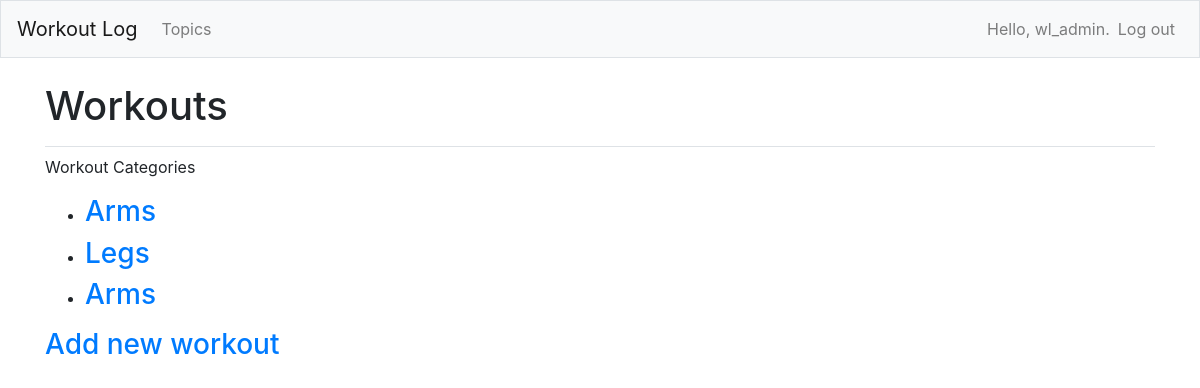
/workouts/ (signed in), run on an earlier commit of the app's database.
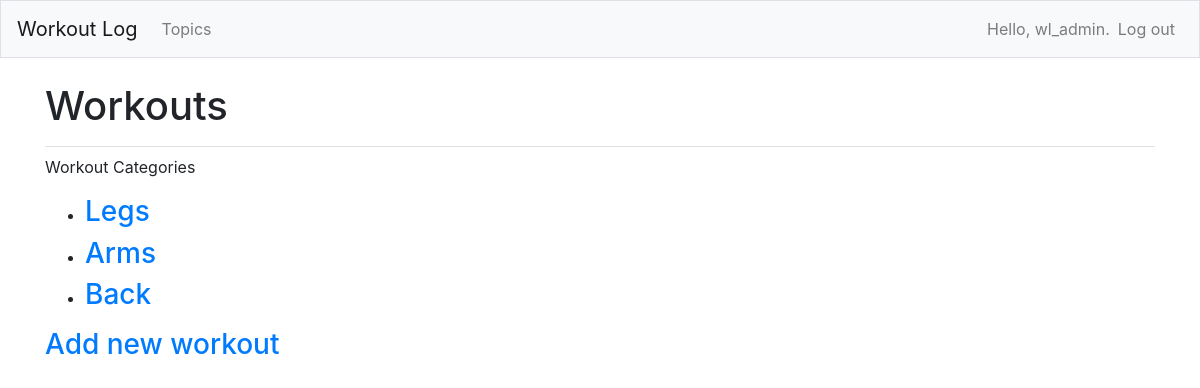
And on a later commit of the database.
### workout_logs/models.py (models this page shows)
class  Workout(models.Model):
    text = models.CharField(max_length=200)
    date_added = models.DateTimeField(auto_now_add=True)
    owner = models.ForeignKey(User, on_delete=models.CASCADE) #established a relationship between user and and model using a foreign key,
    def __str__(self):
        return self.text

### workout_logs/views.py (the view)
# urls.py: path('workouts/', views.workouts, name='workouts'),
@login_required #checks if user is logged in before running workouts()
def workouts(request):
    workouts = Workout.objects.filter(owner=request.user).order_by('date_added') #only shoew workouts from database that belong to current user
    context = {'workouts': workouts}
    return render(request, 'workout_logs/workouts.html', context)

### workout_logs/templates/workout_logs/workouts.html
{% extends "workout_logs/base.html" %}
{% block page_header %}
  <h1>Workouts</h1>
{% endblock page_header %}
{% block content %}
  <p>Workout Categories</p>
  <ul>
    {% for workout in workouts %}
    <li><h3>
        <a href="{% url 'workout_logs:workout' workout.id %}">{{ workout }}</a>
      </h3></li>
    {% empty %}
      <li><h3> workouts have been added yet.</h3></li>
    {% endfor %}
  </ul>
  <h3><a href="{% url 'workout_logs:new_workout' %}">Add new workout</a></h3>
{% endblock content %}

### workout_logs/templates/workout_logs/base.html (shortened to what this page needs)
{% load bootstrap4 %}
<!doctype html>
<html lang="en">
<head>
  {% bootstrap_css %}
</head>
<body>
  <nav class="navbar navbar-expand-md navbar-light bg-light mb-4 border">
    <a class="navbar-brand" href="{% url 'workout_logs:index'%}">
        Workout Log</a>
    <div class="collapse navbar-collapse" id="navbarCollapse">
      <ul class="navbar-nav mr-auto">
        <li class="nav-item">
          <a class="nav-link" href="{% url 'workout_logs:workouts'%}">
              Topics</a></li>
      </ul>
      <ul class="navbar-nav ml-auto">
        {% if user.is_authenticated %}
          <li class="nav-item">
            <span class="navbar-text">Hello, {{ user.username }}.</span>
          </li>
          <li class="nav-item">
            <a class="nav-link" href="{% url 'users:logout' %}">Log out</a>
          </li>
        {% else %}
          <li class="nav-item">
            <a class="nav-link" href="{% url 'users:register' %}">Register</a>
          </li>
          <li class="nav-item">
            <a class="nav-link" href="{% url 'users:login' %}">Log in</a></li>
        {% endif %}
      </ul>
    </div>
  </nav>
  <main role="main" class="container">
    <div class="pb-2 mb-2 border-bottom">
      {% block page_header %}{% endblock page_header %}
    </div>
    <div>
      {% block content %}{% endblock content %}
    </div>
  </main>
</body>
</html>

What changed in the data, as far as the page shows it:
removed Workout: text "Arms"
added Workout: text "Back"
